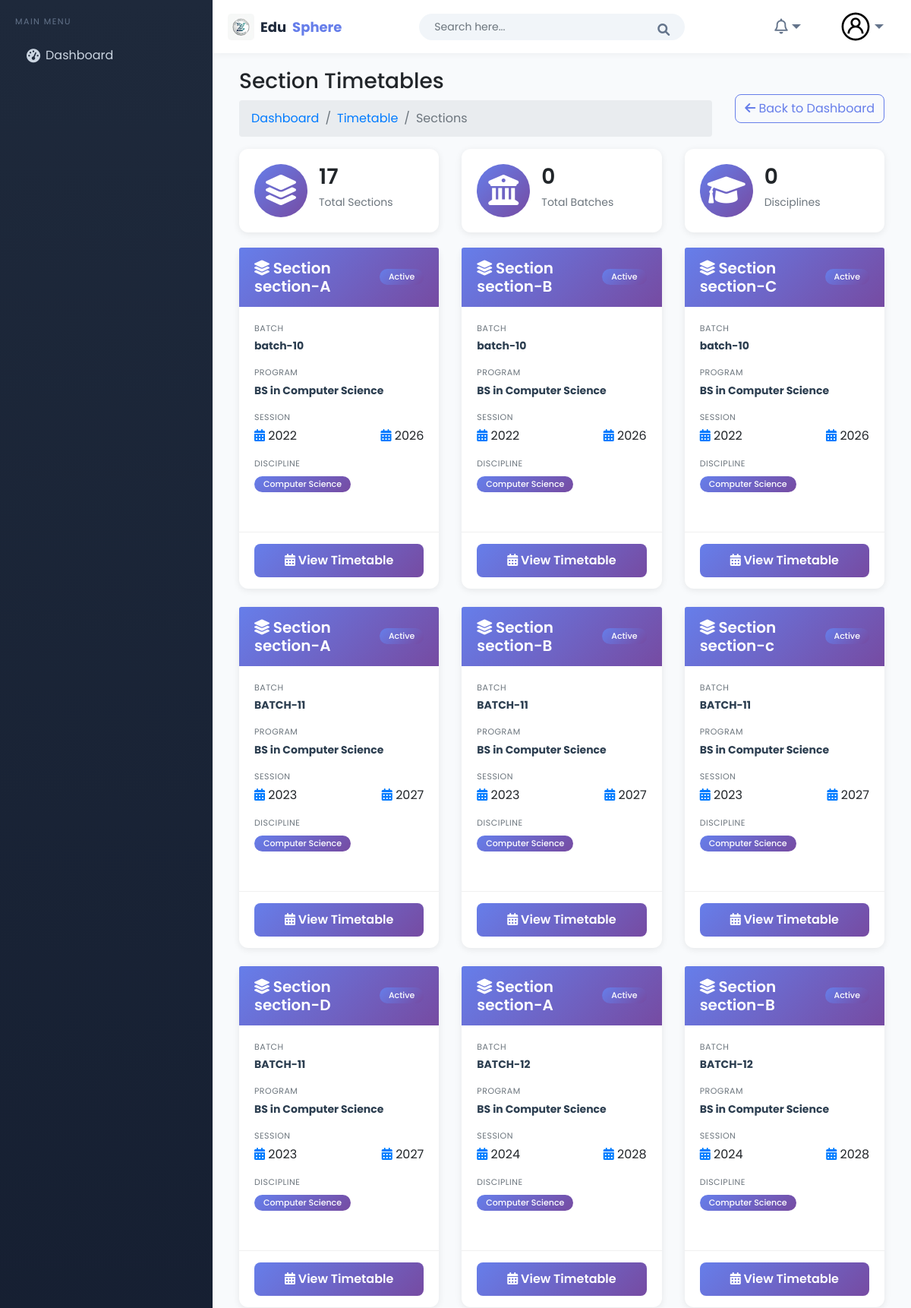
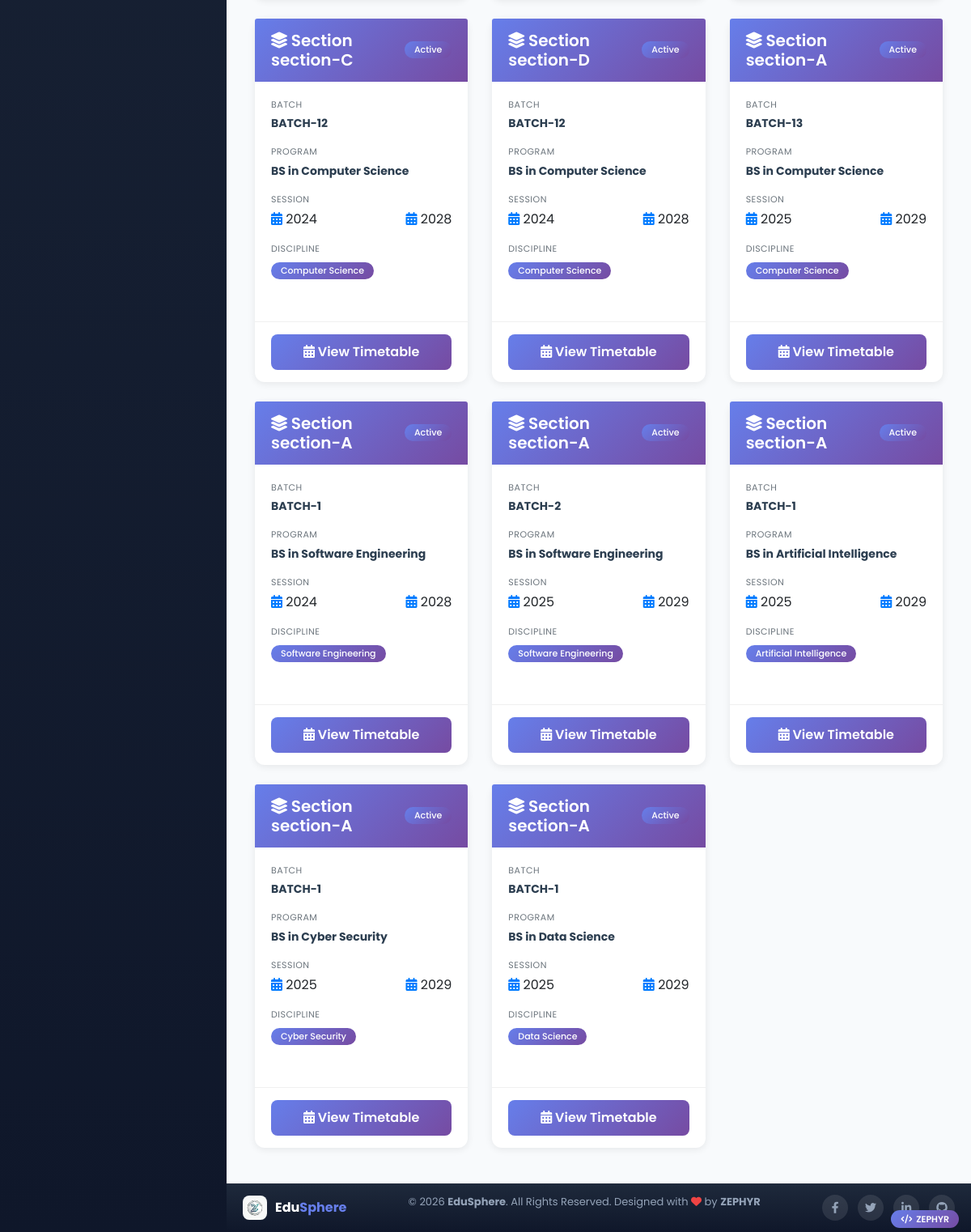
Screenshot of /timetables/section-timetable/ (signed in) with the database file from the repository (2 pictures, top to bottom).
### Academic/models.py (models this page shows, shortened)
class Section(models.Model):  # Changed from Sections to Section (singular)
    name = models.CharField(max_length=10)
    batch = models.ForeignKey(Batch, on_delete=models.CASCADE)
    discipline = models.ForeignKey(Discipline, on_delete=models.CASCADE)
    class Meta:
        unique_together = ('name', 'batch')

class Batch(models.Model):
    name = models.CharField(max_length=10)
    start_session = models.CharField(max_length=10)
    end_session = models.CharField(max_length=10)
    discipline = models.ForeignKey(Discipline, on_delete=models.CASCADE)

class Discipline(models.Model):  # Fixed spelling from Decipline to Discipline
    PROGRAM_CHOICES = [
        ('BS', 'BS'),
        ('MS', 'MS'),
        ('PhD', 'PhD'),
    ]
    FIELD_CHOICES = [
        ('Computer Science', 'Computer Science'),
        ('Software Engineering', 'Software Engineering'),
        ('Artificial Intelligence', 'Artificial Intelligence'),
        ('Cyber Security', 'Cyber Security'),
        ('Data Science', 'Data Science'),
    ]
    program = models.CharField(max_length=40, choices=PROGRAM_CHOICES)
    field = models.CharField(max_length=40, choices=FIELD_CHOICES)
    class Meta:
        unique_together = ('program', 'field')
        verbose_name_plural = "Disciplines"

### timetables/views.py (the view, shortened to what this page needs)
# urls.py: path('section-timetable/', views.section_timetable_view, name='section_list_timetable'),
@login_required
def section_timetable_view(request, section_id=None):
    if section_id:
        section = get_object_or_404(Section, id=section_id)
    else:
        sections = Section.objects.all().select_related('batch', 'discipline')
        context = {
            'sections': sections,
        }
        return render(request, 'timetables/section_list_timetable.html', context)

### templates/timetables/section_list_timetable.html (shortened to what this page needs)
{% extends 'Home/base.html' %}
{% load static %}
{% block body %}
<div class="page-wrapper">
    <div class="content container-fluid">
        <div class="page-header">
            <div class="row align-items-center">
                <div class="col">
                    <h3 class="page-title">Section Timetables</h3>
                    <ul class="breadcrumb">
                        <li class="breadcrumb-item"><a href="{% url 'index' %}">Dashboard</a></li>
                        <li class="breadcrumb-item"><a href="{% url 'timetables:dashboard' %}">Timetable</a></li>
                        <li class="breadcrumb-item active">Sections</li>
                    </ul>
                </div>
                <div class="col-auto text-right">
                    <a href="{% url 'timetables:dashboard' %}" class="btn btn-outline-primary">
                        <i class="fas fa-arrow-left"></i> Back to Dashboard
                    </a>
                </div>
            </div>
        </div>
        <div class="row">
            <div class="col-md-4">
                <div class="card dash-widget">
                    <div class="card-body">
                        <span class="dash-widget-icon bg-primary"><i class="fas fa-layer-group"></i></span>
                        <div class="dash-widget-info">
                            <h3>{{ sections|length }}</h3>
                            <span>Total Sections</span>
                        </div>
                    </div>
                </div>
            </div>
            <div class="col-md-4">
                <div class="card dash-widget">
                    <div class="card-body">
                        <span class="dash-widget-icon bg-primary"><i class="fas fa-university"></i></span>
                        <div class="dash-widget-info">
                            <h3>{{ total_batches|default:0 }}</h3>
                            <span>Total Batches</span>
                        </div>
                    </div>
                </div>
            </div>
            <div class="col-md-4">
                <div class="card dash-widget">
                    <div class="card-body">
                        <span class="dash-widget-icon bg-primary"><i class="fas fa-graduation-cap"></i></span>
                        <div class="dash-widget-info">
                            <h3>{{ total_disciplines|default:0 }}</h3>
                            <span>Disciplines</span>
                        </div>
                    </div>
                </div>
            </div>
        </div>
        <div class="row">
            {% for section in sections %}
            <div class="col-md-6 col-lg-4 mb-4">
                <div class="card h-100">
                    <div class="card-header bg-gradient-primary text-white">
                        <div class="d-flex justify-content-between align-items-center">
                            <h5 class="card-title mb-0">
                                <i class="fas fa-layer-group"></i> Section {{ section.name }}
                            </h5>
                            <span class="badge bg-primary">Active</span>
                        </div>
                    </div>
                    <div class="card-body">
                        <div class="info-group mb-3">
                            <div class="row">
                                <div class="col-12">
                                    <small class="text-muted">Batch</small>
                                    <div class="font-weight-bold">{{ section.batch.name }}</div>
                                </div>
                            </div>
                        </div>
                        <div class="info-group mb-3">
                            <small class="text-muted">Program</small>
                            <div class="font-weight-bold">{{ section.discipline.program }} in {{ section.discipline.field }}</div>
                        </div>
                        <div class="info-group mb-3">
                            <small class="text-muted">Session</small>
                            <div class="d-flex justify-content-between">
                                <span><i class="fas fa-calendar-alt text-primary"></i> {{ section.batch.start_session }}</span>
                                <span><i class="fas fa-calendar-alt text-primary"></i> {{ section.batch.end_session }}</span>
                            </div>
                        </div>
                        <div class="info-group">
                            <small class="text-muted">Discipline</small>
                            <div class="mt-1">
                                <span class="badge bg-primary">{{ section.discipline.field }}</span>
                            </div>
                        </div>
                    </div>
                    <div class="card-footer bg-transparent">
                        <a href="{% url 'timetables:section_timetable' section.id %}" class="btn btn-primary btn-block">
                            <i class="fas fa-calendar-alt"></i> View Timetable
                        </a>
                    </div>
                </div>
            </div>
            {% endfor %}
        </div>
    </div>
</div>
{% endblock %}

### templates/Home/base.html (style rules this page uses)
:root { --primary-gradient: linear-gradient(135deg, #667eea 0%, #764ba2 100%); --primary: #667eea; --dark-bg: #0f172a; --sidebar-width: 280px; --header-height: 70px; --footer-height: 60px; }
* { margin: 0; padding: 0; box-sizing: border-box; }
body { font-family: 'Poppins', sans-serif; background: #f8fafc; overflow-x: hidden; min-height: 100vh; display: flex; flex-direction: column; }
.card { border: none; border-radius: 15px; box-shadow: 0 4px 15px rgba(0,0,0,0.05); margin-bottom: 20px; }
.page-wrapper { flex: 1; }

### templates/timetables/section_list_timetable.html (style rules this page uses)
.dash-widget { border-radius: 10px; transition: all 0.3s ease; border: none; box-shadow: 0 1px 3px rgba(0,0,0,0.1); margin-bottom: 20px; }
.dash-widget-icon { font-size: 40px; float: left; width: 70px; height: 70px; line-height: 70px; text-align: center; background: rgba(0,0,0,0.05); border-radius: 50%; margin-right: 15px; color: white; }
.dash-widget-info { overflow: hidden; }
.dash-widget-info h3 { font-size: 28px; font-weight: 600; margin-bottom: 5px; }
.dash-widget-info span { font-size: 14px; color: #6c757d; }
.bg-primary { background: linear-gradient(135deg, #667eea 0%, #764ba2 100%); }
.bg-gradient-primary { background: linear-gradient(135deg, #667eea 0%, #764ba2 100%); }
.card { border: none; border-radius: 12px; box-shadow: 0 2px 10px rgba(0,0,0,0.08); transition: transform 0.3s ease; }
.card-header { border-bottom: none; border-radius: 12px 12px 0 0; padding: 15px 20px; }
.card-header .card-title { color: white; font-weight: 600; margin-bottom: 0; }
.card-body { padding: 20px; }
.card-footer { border-top: 1px solid #f0f0f0; padding: 15px 20px; background: transparent; }
.info-group { margin-bottom: 12px; }
.info-group small { font-size: 11px; color: #6c757d; text-transform: uppercase; letter-spacing: 0.5px; display: block; margin-bottom: 5px; }
.info-group .font-weight-bold { font-size: 14px; color: #2c3e50; }
.badge { padding: 5px 12px; font-weight: 500; border-radius: 20px; font-size: 11px; }
.bg-primary { background: linear-gradient(135deg, #667eea 0%, #764ba2 100%); color: white; }
.btn-outline-primary { border: 1px solid #667eea; color: #667eea; border-radius: 8px; transition: all 0.3s ease; }
.btn-primary { background: linear-gradient(135deg, #667eea 0%, #764ba2 100%); border: none; border-radius: 8px; padding: 10px; font-weight: 600; transition: all 0.3s ease; }
.btn-block { width: 100%; }

### rows the page displays
Section: name "section-A", batch.name "batch-10", discipline.program "BS", discipline.field "Computer Science", batch.start_session "2022", batch.end_session "2026"
Section: name "section-B", batch.name "batch-10", discipline.program "BS", discipline.field "Computer Science", batch.start_session "2022", batch.end_session "2026"
Section: name "section-C", batch.name "batch-10", discipline.program "BS", discipline.field "Computer Science", batch.start_session "2022", batch.end_session "2026"
Section: name "section-A", batch.name "BATCH-11", discipline.program "BS", discipline.field "Computer Science", batch.start_session "2023", batch.end_session "2027"
Section: name "section-B", batch.name "BATCH-11", discipline.program "BS", discipline.field "Computer Science", batch.start_session "2023", batch.end_session "2027"
Section: name "section-c", batch.name "BATCH-11", discipline.program "BS", discipline.field "Computer Science", batch.start_session "2023", batch.end_session "2027"
Section: name "section-D", batch.name "BATCH-11", discipline.program "BS", discipline.field "Computer Science", batch.start_session "2023", batch.end_session "2027"
Section: name "section-A", batch.name "BATCH-12", discipline.program "BS", discipline.field "Computer Science", batch.start_session "2024", batch.end_session "2028"
Section: name "section-B", batch.name "BATCH-12", discipline.program "BS", discipline.field "Computer Science", batch.start_session "2024", batch.end_session "2028"
Section: name "section-C", batch.name "BATCH-12", discipline.program "BS", discipline.field "Computer Science", batch.start_session "2024", batch.end_session "2028"
Section: name "section-D", batch.name "BATCH-12", discipline.program "BS", discipline.field "Computer Science", batch.start_session "2024", batch.end_session "2028"
Section: name "section-A", batch.name "BATCH-13", discipline.program "BS", discipline.field "Computer Science", batch.start_session "2025", batch.end_session "2029"
Section: name "section-A", batch.name "BATCH-1", discipline.program "BS", discipline.field "Software Engineering", batch.start_session "2024", batch.end_session "2028"
Section: name "section-A", batch.name "BATCH-2", discipline.program "BS", discipline.field "Software Engineering", batch.start_session "2025", batch.end_session "2029"
Section: name "section-A", batch.name "BATCH-1", discipline.program "BS", discipline.field "Artificial Intelligence", batch.start_session "2025", batch.end_session "2029"
Section: name "section-A", batch.name "BATCH-1", discipline.program "BS", discipline.field "Cyber Security", batch.start_session "2025", batch.end_session "2029"
Section: name "section-A", batch.name "BATCH-1", discipline.program "BS", discipline.field "Data Science", batch.start_session "2025", batch.end_session "2029"

### other values shown
{{ sections|length }} "17"
{{ total_batches|default:0 }} "0"
{{ total_disciplines|default:0 }} "0"
